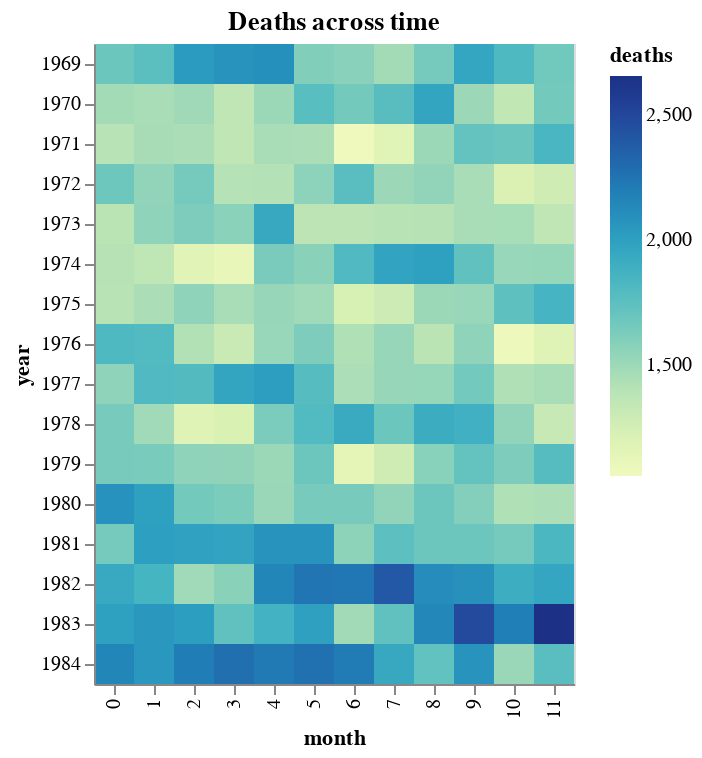

Write notebook code for a chart like this one.
### Markdown cell above
## Task 1

One heatmap showing the year in one axis, month in another, and the color should encode the number of deaths. Add legend.

### Heatmap

  - Year in one axis
  - Month in second axis
  - Color should encodes the number of deaths
  - Add legend

### Code cell
min_month, max_month = min(fatalities_df['month']),max(fatalities_df['month'])
min_year, max_year = min(fatalities_df['year']),max(fatalities_df['year'])

x, y = np.meshgrid(range(min_month,max_month+1), range(min_year, max_year+1))
deaths = fatalities_df.pivot(index='month', columns='year', values='count').to_numpy()

source = pd.DataFrame({'month': x.ravel(),
                       'year': y.ravel(),
                       'deaths': deaths.ravel()})


alt.Chart(source, title="Deaths across time").mark_rect().encode(
    x=alt.X('month:O',scale=alt.Scale(zero=False)),
    y=alt.Y('year:O',scale=alt.Scale(zero=False)),
    color=alt.Color('deaths:Q'),
    tooltip=(['deaths'])
)

### Figure 1 — Vega-Lite specification as saved in the notebook (floating-point values rounded to 4 significant figures; data arrays with more than 128 entries replaced by an {"elided": "..."} marker saying what was removed)
{"config": {"view": {"continuousWidth": 400, "continuousHeight": 300}}, "data": {"name": "data-e2dfb26fd6cf8a83e7da2999520c5895"}, "mark": "rect", "encoding": {"color": {"type": "quantitative", "field": "deaths"}, "tooltip": [{"type": "quantitative", "field": "deaths"}], "x": {"type": "ordinal", "field": "month", "scale": {"zero": false}}, "y": {"type": "ordinal", "field": "year", "scale": {"zero": false}}}, "title": "Deaths across time", "$schema": "https://vega.github.io/schema/vega-lite/v4.8.1.json", "datasets": {"data-e2dfb26fd6cf8a83e7da2999520c5895": {"elided": "192 records"}}}
